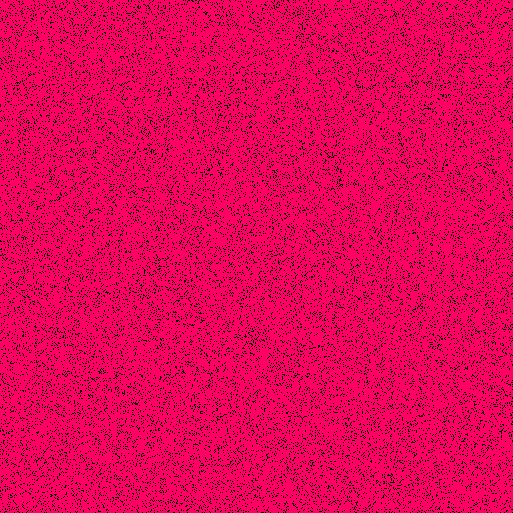
Frame 1 (no input)
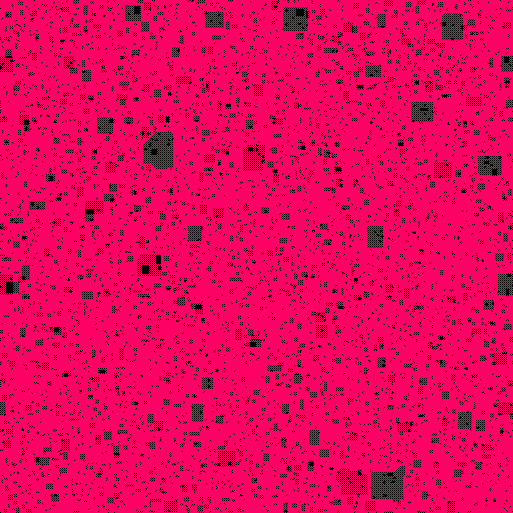
Frame 60 (the mouse pressed at the canvas centre just before this capture)
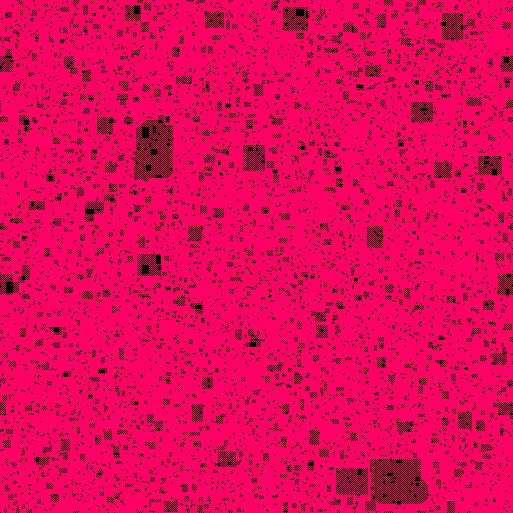
Frame 120 (the mouse held since frame 60 and released just before this capture)

The Processing sketch that drew these frames (run headless with seeded random() and noise(); from frame 60 on, the mouse is pressed at the canvas centre):

// Processing sketch: synchronic2Dminmax
// ── synchronic2Dminmax.pde
// "Min Max neighbors": 
// TWO-dimensional, SYNCHRONOUS, von Neuman, deterministic cellular automaton
//////////////////////////////////////////////////////////////////////////////
final int WorldSide=513;//How many cells do we want in one line?
final float Dens=0.875;//0.5 or so also posible
final int   MinN=3;//Minimal number of neighbors required
final int   MaxN=4;//Maximal number of neighbors required

int[][] WorldOld=new int[WorldSide][WorldSide];//We need two arrays for the old  
int[][] WorldNew=new int[WorldSide][WorldSide];//and new state of the simulation

void setup()
{
  size(513,513);    //square window
  frameRate(160);  
  noSmooth();
  
  for(int i=0;i<WorldSide;i++) //Initialisation
    for(int j=0;j<WorldSide;j++) 
      if(random(1.0)<Dens)
        WorldOld[i][j]=1;
}

void visualisation()
{
  for(int i=0;i<WorldSide;i++)
    for(int j=0;j<WorldSide;j++)
    {
      if(WorldOld[i][j]>0) stroke(255,0,100);
      else           stroke(0);
      point(j,i);//the horizontal dimension of the array is the SECOND index
    }
}

int t=0;
void draw()
{  
  visualisation();
  
  for(int i=0;i<WorldSide;i++)//Now the cellular automaton state change
  {
       //RULE - Not too many neighbors
       int right = (i+1) % WorldSide;          
       int left  = (WorldSide+i-1) % WorldSide;
       
       for(int j=0;j<WorldSide;j++) 
       {
         int dw=(j+1) % WorldSide;   
         int up=(WorldSide+j-1) % WorldSide;
         
         int live = WorldOld[left][j]
                 +  WorldOld[right][j]
                 +  WorldOld[i][up]
                 +  WorldOld[i][dw]             
                 ;

         WorldNew[i][j]=(MinN <= live && live <=MaxN ? 1:0 );//New state 
       }
   }
   
   //Swap the arrays
   int[][] WorldTmp=WorldOld;
   WorldOld=WorldNew;
   WorldNew=WorldTmp;
   
   t++;//The next generation/step/year
}

//https://github.com/borkowsk/bookProcessingEN/tree/main/08_2D_cellular/_synchronic/

/*
         int live = (WorldOld[left][j]>0 ?1:0)
                 +  (WorldOld[right][j]>0 ?1:0)
                 +  (WorldOld[i][up]>0 ?1:0)
                 +  (WorldOld[i][dw]>0 ?1:0)             
                 ;
*/
